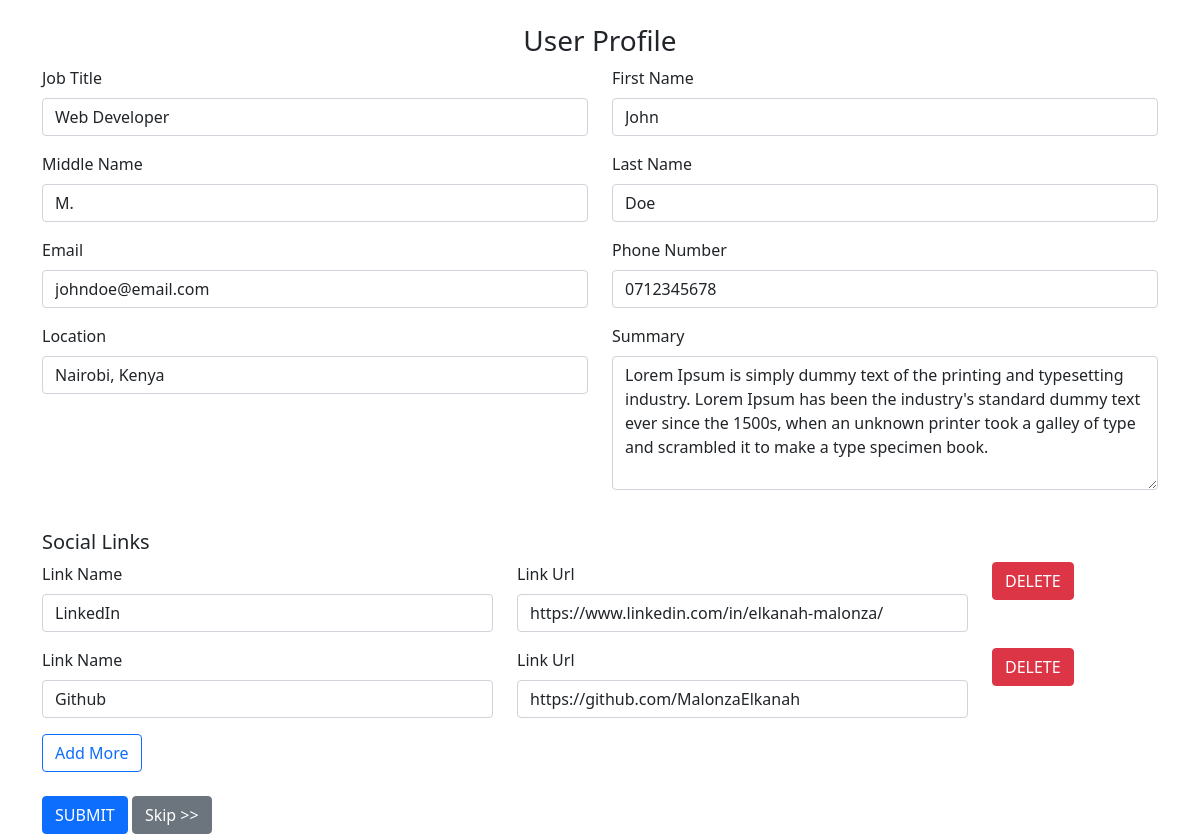
The app's page /edit/profile/2/, older data.
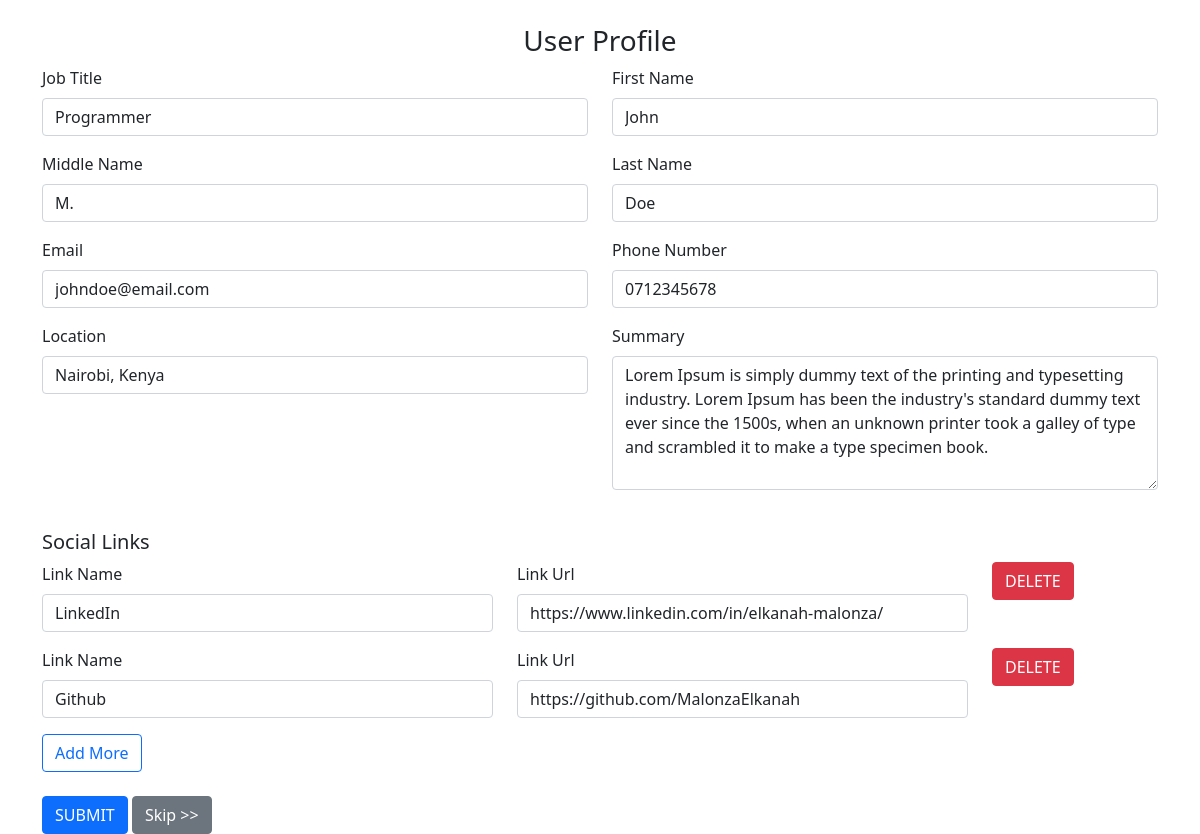
The same page, newer data.
### job_profile/models.py (models this page shows, shortened)
class JobProfile(models.Model):
	title = models.CharField('Title', max_length=150)
	first_name = models.CharField('First Name', max_length=50)
	middle_name = models.CharField('Middle Name', max_length=50)
	last_name = models.CharField('Last Name', max_length=50)
	email = models.CharField('Email', max_length=50)
	phone_number = models.CharField('Phone Number', max_length=50)
	location = models.CharField('Location', max_length=50)
	summary = models.CharField('Summary', max_length=1000, null=True)
	date_created = models.DateTimeField('Date Created', auto_now_add=True)
	def links(self):
		return Link.objects.filter(job_profile=self.id)

### resume_generator/views.py (the view)
# urls.py: path('edit/profile/<int:profile_id>/', views.edit_profile, name='edit-profile'),
def edit_profile(request, profile_id):
	profile = JobProfile.objects.get(id=int(profile_id))
	if request.method == 'POST':
		form = JobProfileForm(request.POST, instance=profile)
		if form.is_valid():
			form.save()
		else:
			return HttpResponse(form.errors)
		for link in profile.links():
			name = request.POST["name-link-"+str(link.id)]
			link1 = request.POST["link-link-"+str(link.id)]
			if name.strip() != "" and link1.strip() != "":
				link.name = name
				link.link = link1
				link.save()
		form_num = int(request.POST["form_num"])
		if form_num > 0:
			form_num = form_num + 1
			for x in range(1, form_num):
				name = request.POST["name-link_"+str(x)]
				link = request.POST["link-link_"+str(x)]
				if name.strip() != "" and link.strip() != "":
					data = LinkForm({'job_profile': profile.id, 'name':name, 'link': link})
					if data.is_valid():
						data.save()
					else:
						print(data.errors)
		return redirect('add-profile', 1, profile.id)
	else:
		return render(request, 'main/add-profile.html', {'profile': profile, 'state': 'EDIT'})

### job_profile/templates/main/add-profile.html (shortened to what this page needs)
{% extends "main/base.html" %}
{% load static %}
{% block content %}
	<div class="row text-center">
		<h3>User Profile</h3>
	</div>
	<div class="row">
		<div class="col-12">
			{% if state == 'EDIT' %}
			<form action="{% url 'edit-profile' profile.id %}" method="post">
			{% else %}
			<form action="{% url 'add-new-profile' %}" method="post">
			{% endif %}
				<div class="row">
					<div class="col-md-6 mb-3">
						<label class="form-label">Job Title</label>
  						<input type="text" class="form-control" name="title" value="{{profile.title}}" placeholder="Eg. Web Developer, Junior Accountant" required>
					</div>
					<div class="col-md-6 mb-3">
						<label class="form-label">First Name</label>
  						<input type="text" class="form-control" name="first_name" value="{{profile.first_name}}" required>
					</div>
					<div class="col-md-6 mb-3">
						<label class="form-label">Middle Name</label>
  						<input type="text" class="form-control" name="middle_name" value="{{profile.middle_name}}">
					</div>
					<div class="col-md-6 mb-3">
						<label class="form-label">Last Name</label>
  						<input type="text" class="form-control" name="last_name" value="{{profile.last_name}}">
					</div>
					<div class="col-md-6 mb-3">
						<label class="form-label">Email</label>
  						<input type="email" class="form-control" name="email" value="{{profile.email}}">
					</div>
					<div class="col-md-6 mb-3">
						<label class="form-label">Phone Number</label>
  						<input type="text" class="form-control" name="phone_number" value="{{profile.phone_number}}">
					</div>
					<div class="col-md-6 mb-3">
						<label class="form-label">Location</label>
  						<input type="text" class="form-control" name="location" value="{{profile.location}}">
					</div>
					<div class="col-md-6 mb-3">
						<label class="form-label">Summary</label>
  						<textarea class="form-control" name="summary" rows="5">{{profile.summary}}</textarea>
					</div>
				</div>
				<div class="row pt-4">
					<h5>Social Links</h5>
				</div>
				{% for link in profile.links %}
				<div class="row">
					<div class="col-md-5 mb-3">
						<label class="form-label">Link Name</label>
  						<input type="text" class="form-control" name="name-link-{{link.id}}" value="{{link.name}}" required>
					</div>
					<div class="col-md-5 mb-3">
						<label class="form-label">Link Url</label>
  						<input type="text" class="form-control" name="link-link-{{link.id}}" value="{{link.link}}" required>
					</div>
					<div class="col-md-2">
						<a class="btn btn-danger" href="javascript:void(0);">DELETE</a>
					</div>
				</div>
				{% endfor %}
				<div class="row">
					<div class="col-md-2">
						<a id="link-add-id" class="btn btn-outline-primary" href="#">Add More</a>
					</div>
				</div>
				<div class="row pt-4">
					<div class="col-12">
						<button class="btn btn-primary">SUBMIT</button>
						{% if state == 'EDIT' %}
						<a class="btn btn-secondary" href="{% url 'add-profile' 1 profile.id %}">Skip >></a>
						{% endif %}
					</div>
				</div>
			</form>
		</div>
	</div>
{% endblock %}

Row changes from the older to the newer data that the page shows:
changed JobProfile "John": title "Web Developer" → "Programmer"
